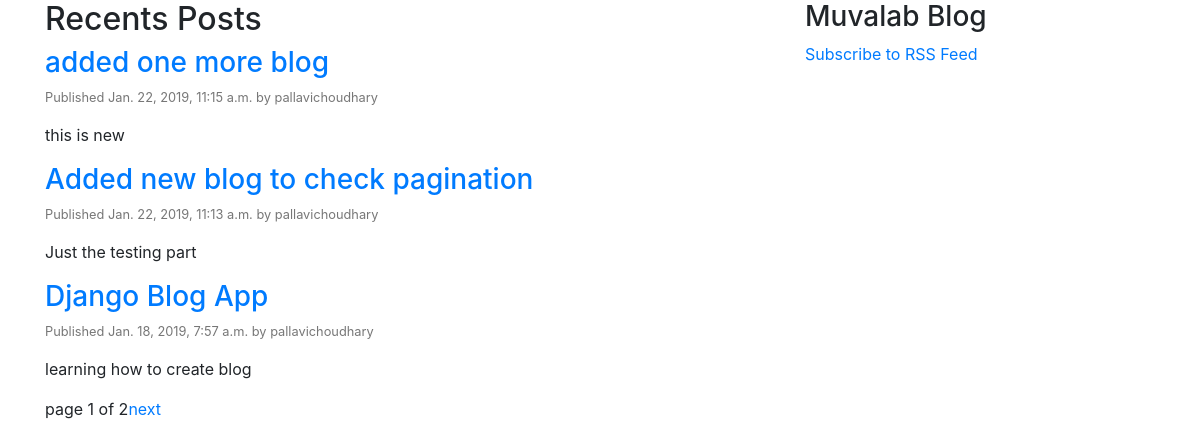
Screenshot of /blog/ with the database file from the repository.
### blog/models.py (models this page shows, shortened)
class Post(models.Model):
    STATUS_CHOICES = (
        ('draft', 'Draft'),
        ('published', 'Published'),
    )
    title = models.CharField(max_length=250)
    slug = models.SlugField(max_length=250, unique_for_date='publish')
    author = models.ForeignKey(User, related_name='blog_posts', on_delete=models.CASCADE)
    body = models.TextField()
    publish = models.DateTimeField(default=timezone.now)
    created = models.DateTimeField(auto_now_add=True)
    updated = models.DateTimeField(auto_now=True)
    status = models.CharField(max_length=10, choices=STATUS_CHOICES, default='draft')
    objects = models.Manager()
    published = PublishedManager()
    class Meta:
        ordering = ('-publish',)
    def get_absolute_url(self):
        return reverse('blog:post_detail_view', args=[self.publish.year, self.publish.strftime('%m'),self.publish.strftime('%d'),self.slug])

### blog/views.py (the view)
def post_list_view(request):
    list_objects = Post.published.all()
    paginator = Paginator(list_objects, 3)
    page = request.GET.get('page')
    try:
        posts = paginator.page(page)
    except PageNotAnInteger:
        posts = paginator.page(1)
    except EmptyPage:
        posts = paginator.page(paginator.num_pages)
    return render(request, 'blog/post/list.html', {'posts': posts})

### blog/models.py (called while the page is built)
    def get_queryset(self):
        return super(PublishedManager,self).get_queryset().filter(status='published')

### templates/blog/post/list.html (shortened to what this page needs)
{% extends "blog/master.html" %}
{% block content %}
   <h2 class="page-header">Recents Posts</h2>
    {% for post in posts %}
       <h3><a href="{{ post.get_absolute_url }}">{{ post.title }}</a></h3>
        <p class="small" style="color: #777777">Published {{ post.publish }} by {{ post.author }}</p>
        <p>{{ post.body|truncatewords:25|linebreaks }}</p>
    {% endfor %}
    {% include "pagination.html" with page=posts %}
{% endblock %}

### templates/blog/master.html (shortened to what this page needs)
{% load staticfiles %}
<!DOCTYPE html>
<html lang="en">
<head>
    <link rel="stylesheet" href="{% static "css/bootstrap.min.css" %}">
</head>
<body>
  <div class="container">
      <div class="row">
          <div class="col-md-8">
              {% block content %}
              {% endblock %}
          </div>
          <div class="col-md-4">
              <h3 class="page-header">Muvalab Blog</h3>
              <p><a href="{% url "blog:post_feed" %}" target="_blank">Subscribe to RSS Feed</a></p>
          </div>
  </div>
</body>
</html>

### templates/pagination.html (shortened to what this page needs)
<div class="container">
    <div class="row">
    <span class="pagination">
      <span class="active">
          page {{ page.number }} of {{ page.paginator.num_pages }}
      </span>
    {% if page.has_next %}
        <a href="?page={{ page.next_page_number }}">next</a>
    {% endif %}
    </span>
</div>
</div>

### rows the page displays
Post: title "added one more blog", publish "Jan. 22, 2019, 11:15 a.m.", author "pallavichoudhary", body "this is new"
Post: title "Added new blog to check pagination", publish "Jan. 22, 2019, 11:13 a.m.", author "pallavichoudhary", body "Just the testing part"
Post: title "Django Blog App", publish "Jan. 18, 2019, 7:57 a.m.", author "pallavichoudhary", body "learning how to create blog"

### other values shown
{{ page.number }} "1"
{{ page.paginator.num_pages }} "2"
